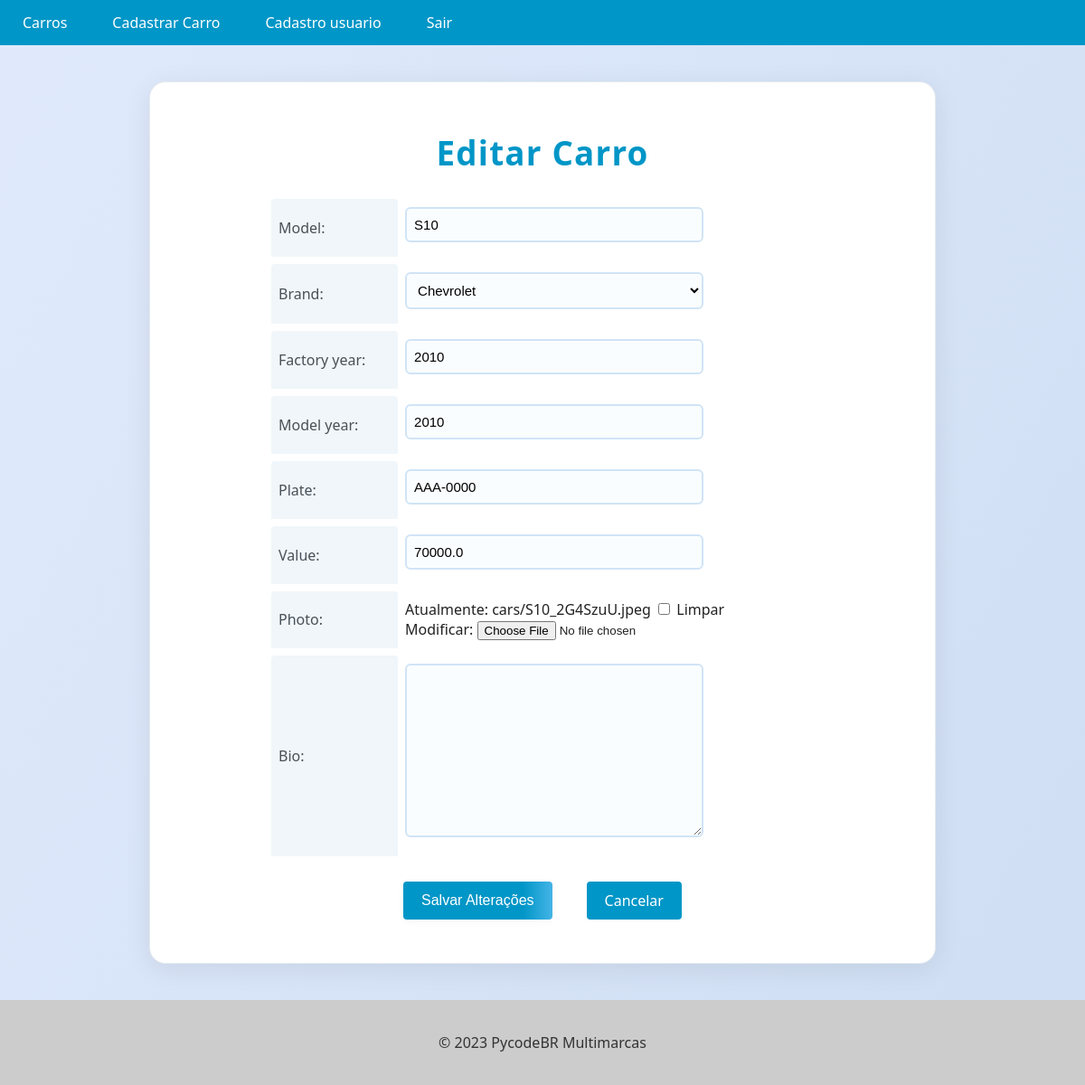
The page /cars/13/update/ (signed in) on the database its author committed.
### cars/models.py (models this page shows, shortened)
class Car(models.Model):
    id = models.AutoField(primary_key=True)
    model = models.CharField(max_length=200)
    brand = models.ForeignKey(Brand, on_delete=models.PROTECT, related_name='car_brand')
    factory_year = models.IntegerField()
    model_year = models.IntegerField()
    plate = models.CharField(max_length=10, blank=True, null=True)
    value = models.FloatField(blank=True, null=True)
    photo = models.ImageField(upload_to='cars/', blank=True, null=True)
    bio = models.TextField(blank=True, null=True)

### cars/views.py (the view, shortened to what this page needs)
# urls.py: path('cars/<int:pk>/update/', CarUpdateView.as_view(), name='car_update'),
@method_decorator(login_required(login_url='login'), name='dispatch')
class CarUpdateView(UpdateView):
    model = Car
    form_class = CarModelForm
    template_name = 'car_update.html'

### cars/forms.py (shortened to what this page needs)
class CarModelForm(forms.ModelForm):
    class Meta:
        model = Car
        fields = '__all__'

### cars/models.py (called while the page is built)
    def __str__(self):
        return self.name

### cars/templates/car_update.html (shortened to what this page needs)
{% extends "base.html" %}
{% block content %}
  <form method="post" enctype="multipart/form-data">
    <h1>Editar Carro</h1>
    <table>
      {{ form.as_table }}
    </table>
    <div>
      <div class="buttons-container">
        <input type="submit" value="Salvar Alterações" class="btn btn-primary">
        <a href="{% url 'cars_list' %}" class="btn btn-secondary">Cancelar</a>
      </div>
    </div>
  </form>
{% endblock %}

### app/templates/base.html (style rules this page uses)
body { font-family: 'Open Sans', sans-serif; background-color: #f7f7f7; color: #333; margin: 0; padding: 0; min-height: 100vh; display: flex; flex-direction: column; }
.buttons-container { display: flex; justify-content: center; margin-top: 20px; margin-bottom: 20px; }
.btn { display: inline-block; background-color: #0096c7; color: #fff; border: none; padding: 10px 20px; font-size: 16px; border-radius: 4px; cursor: pointer; transition: background-color 0.3s ease-in-out; margin: 0 10px; }
a { text-decoration: none !important; }

### cars/templates/car_update.html (style rules this page uses)
body { background: linear-gradient(120deg, #e0eafc 0%, #cfdef3 100%); font-family: "Segoe UI", Arial, sans-serif; color: #222; margin: 0; min-height: 100vh; }
form { max-width: 800px; margin: 40px auto; padding: 28px 34px; background: #fff; border-radius: 18px; box-shadow: 0 6px 30px rgba(0, 0, 0, 0.08); border: 1px solid #e4e9ee; }
form h1 { font-size: 2.3rem; margin-bottom: 18px; text-align: center; color: #0096c7; letter-spacing: 1.2px; font-weight: 600; }
table { border-collapse: separate; border-spacing: 0 8px; width: 100%; max-width: 600px; margin: 0 auto 10px auto; }
th, td { padding: 9px 8px; text-align: left; border: none; font-size: 1rem; vertical-align: middle; }
th { background: #f0f6fa; font-weight: 500; color: #495057; border-radius: 4px 4px 0 0; }
tr { transition: background 0.15s; }
input[type="text"], input[type="number"], select, textarea { padding: 9px 8px; font-size: 15px; border: 2px solid #d0e4f6; border-radius: 6px; background: #fafdff; width: 100%; max-width: 330px; margin-bottom: 7px; box-sizing: border-box; transition: border-color 0.3s; }
.buttons-container { display: flex; justify-content: center; gap: 18px; margin-top: 18px; margin-bottom: 8px; }
.btn { display: inline-block; background: linear-gradient(90deg, #0096c7 80%, #45b4e7 100%); color: #fff; border: none; padding: 11px 28px; font-size: 16px; font-weight: 500; border-radius: 6px; cursor: pointer; transition: background 0.2s, transform 0.1s; margin: 0 5px; box-shadow: 0 2px 8px rgba(0,0,0,0.04); text-decoration: none !important; }
.btn-secondary { background: #eee; color: #333; border: 1px solid #bbb; box-shadow: none; }
a { text-decoration: none !important; color: inherit; }

### rows shown on the page
Car: model "S10", brand "Chevrolet", factory_year "2010", model_year "2010", plate "AAA-0000", value "70000.0"
